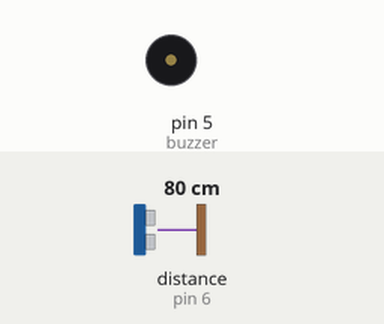
Bench run of a sketch on a simulated Arduino Uno, built with avr-gcc and run on an emulated ATmega328P. Shown: buzzer (waves = sounding). Wiring (inferred from the names in the program): ultrasonic range finder: trigger pin 7; echo pin 6. Inputs (shaded band) come from the test bench; at power-on: distance to the obstacle (sensor on pin 6) 80 cm. The echo pulse lasts 58.3 µs per cm; what the sketch prints to the serial monitor is not drawn.

Above: at 1.2 s.
1.3 s: distance to the obstacle (sensor on pin 6) set to 4 cm
4.3 s: distance to the obstacle (sensor on pin 6) set to 2 cm
Timing chart, 0 to 13.3 s (numbered marks = the images above; inputs shaded):
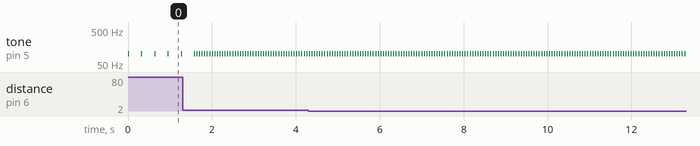

Measured:
- after the input at 1.3 s, tone on pin 5 (buzzer): alternates 100 Hz for 0.01 s and silent for 0.05 s, starting after 0.34 s
- by itself, tone on pin 5 (buzzer): alternates 100 Hz for 0.01 s and silent for 0.31 s

The sketch:

arac-park-sensor.ino
```cpp
int trig=7;
int echo=6;
long sure;
long mesafe;

int buzzer = 5;


void setup() {

  Serial.begin(9600);

  pinMode(trig, OUTPUT);
  pinMode(echo, INPUT);
  pinMode(buzzer, OUTPUT);

}

void loop() {


  digitalWrite(trig, LOW);
  delayMicroseconds(5);
  digitalWrite(trig, HIGH);
  delayMicroseconds(5);
  digitalWrite(trig, LOW);

  sure = pulseIn(echo, HIGH);

  mesafe = (sure / 29) / 2 ;


    if (mesafe>400 || mesafe<2){

        Serial.println("Aralık Dışı Değer");

    }else{

        Serial.print(mesafe);
        Serial.println("cm");
    }


    if(mesafe > 15){
      tone(buzzer, 100);
      delay(10);
      noTone(buzzer);
      delay(300);
    }else if(mesafe > 10){
      tone(buzzer, 100);
      delay(10);
      noTone(buzzer);
      delay(200);
    }else if(mesafe > 5){
      tone(buzzer, 100);
      delay(10);
      noTone(buzzer);
      delay(100);
    }else{
      tone(buzzer, 100);
      delay(10);
      noTone(buzzer);
      delay(50);
    }

}
```
